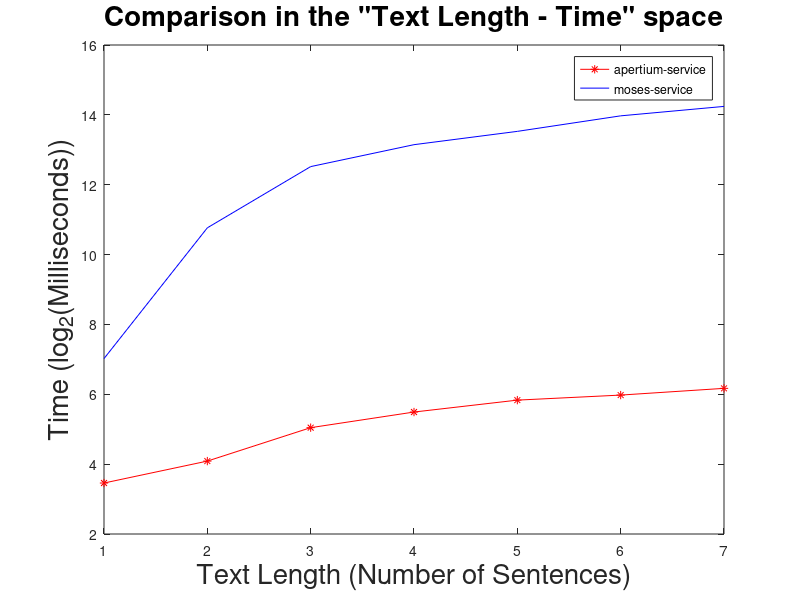

Recreate this plot in MATLAB. (Note: this script raises an error after producing the figure.)
ay = [11 17 33 45 57 63 72];
my = [130 1741 5868 9067 11807 16068 19375];
x = 1:1:length(ay);

plot(x, log2(ay), "-*r;apertium-service;", x, log2(my), "-b;moses-service;");

title ('Comparison in the "Text Length - Time" space', "fontsize", 20);
xlabel ("Text Length (Number of Sentences)", "fontsize", 20);
ylabel ("Time (log_{2}(Milliseconds))", "fontsize", 20);

print comp.eps -deps -mono -solid -F:20;

replot;
